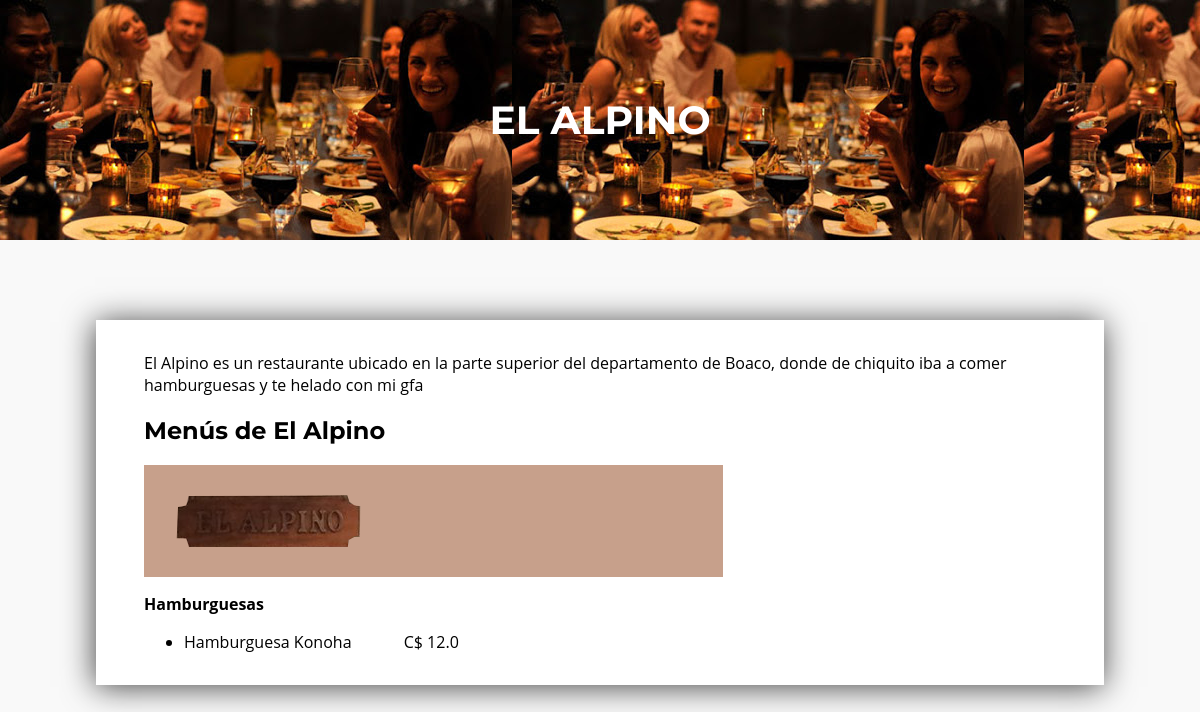
Page /restaurants/menu/el-alpino on the earlier database version.
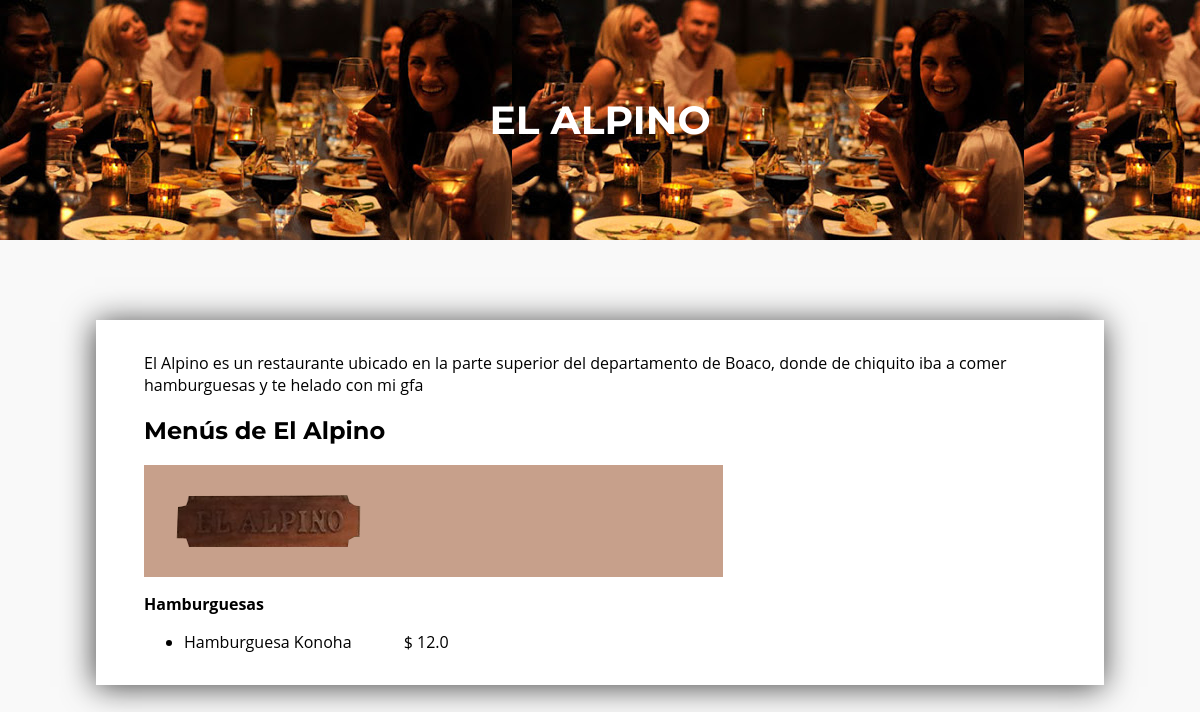
Same page on the later database version.
### restaurants/models.py (models this page shows, shortened)
class Restaurant(models.Model):
    name = models.CharField(max_length=50, verbose_name='Nombre')
    description = models.TextField(default="", null=False)
    foto_restaurante = models.ImageField(upload_to='media/', default='path/to/my/default/image.jpg')
    foto_portada = models.ImageField(upload_to='media/', default='path/to/my/default/image.jpg')
    foto_portada_secundaria = models.ImageField(upload_to='media/', default='path/to/my/default/image.jpg')
    foto_qr = models.ImageField(upload_to="media/", default='path/to/my/default/image.jpg')
    link = models.TextField(default="#", verbose_name='link')
    created_at = models.DateField(
        auto_now_add=True, verbose_name='Fecha de creación')
    updated_at = models.DateField(
        auto_now=True, verbose_name='Última actualización')
    class Meta:
        verbose_name = 'Restaurante'
        verbose_name_plural = 'Restaurantes'

class Category(models.Model):
    category_name = models.CharField(max_length=50, verbose_name='Nombre de Categoría')
    menu_id = models.ForeignKey('Menu', on_delete=models.CASCADE, verbose_name='Menú', null=True)
    created_at = models.DateField(
        auto_now_add=True, verbose_name='Fecha de creación')
    updated_at = models.DateField(
        auto_now=True, verbose_name='Última actualización')
    def __str__(self):
        return self.category_name

class Product(models.Model):
    currency = (
        ('C$', 'C$'),
        ('$', '$')
    )
    category_id = models.ForeignKey('Category', on_delete=models.CASCADE, verbose_name='Category', null=True)
    product_name = models.CharField(max_length=50, verbose_name='Producto')
    description = models.TextField(verbose_name='Descripción')
    price = models.FloatField(verbose_name='Precio')
    currency = models.CharField(max_length=50, verbose_name='Moneda', choices=currency, default="C$")
    created_at = models.DateField(
        auto_now_add=True, verbose_name='Fecha de creación')
    updated_at = models.DateField(
        auto_now=True, verbose_name='Última actualización')
    class Meta:
        verbose_name = 'Producto'
        verbose_name_plural = 'Productos'

### restaurants/views.py (the view)
# urls.py: path('menu/<link>', menu)
def menu(request, link):
    restaurant = Restaurant.objects.get(link=link)
    restaurant_id = restaurant.id
    menu_id = Menu.objects.get(restaurant=restaurant_id).id
    categorias = Category.objects.select_related('menu_id')
    productos = Product.objects.select_related('category_id')
    context={
        'restaurant':restaurant,
        'categories' : categorias,
        'products': productos
    }
    return render(request, 'restaurants/menu.html', context)

### restaurants/templates/restaurants/menu.html (shortened to what this page needs)
{% include "general/header.html" %}
<section class="menu-section-principal">
        <section class="article-portada-principal">
            <h1>
                {{restaurant.name}}
            </h1>
        </section>
        <section class="menus-section-menus">
            <section class="menus-section-menus-secundario">
                <p>
                    {{restaurant.description}}
                </p>
                <h2>Menús de {{restaurant.name}}</h2>
                <div class="menus-portada-secundaria">
                </div>
                {% for i in categories %}
                    <p>
                        <strong>{{i}}</strong>
                    </p>
                    <ul>
                        {% for n in products %}
                            {% if n.category_id.id == i.id %}
                                <li>
                                    <span class="nombre-producto">{{n.product_name}}</span>
                                    {{n.currency}} {{n.price}}
                                </li>
                            {% endif %}
                        {% endfor %}
                    </ul>
                {% endfor %}
            </section>
        </section>
</section>

### restaurants/templates/general/header.html (shortened to what this page needs)
<!DOCTYPE html>
<html lang="en">
<head>
    {% load static %}
    <link rel="stylesheet" type="text/css" href="{% static 'css/index.css' %}">
    <link rel="stylesheet" type="text/css" href="{% static 'css/header.css' %}">
    <link rel="stylesheet" href="https://use.fontawesome.com/releases/v5.14.0/css/all.css">
</head>
<body>

### restaurants/static/css/index.css (style rules this page uses)
body { margin: 0; }
h1,h2,h3,h4,h5 { font-family: Montserrat, Helvetica, Arial, sans-serif; }
p, li { font-family: 'Open Sans', 'Helvetica Neue', sans-serif }

Differences in the rows shown:
changed Product "Hamburguesa Konoha": currency "C$" → "$"
